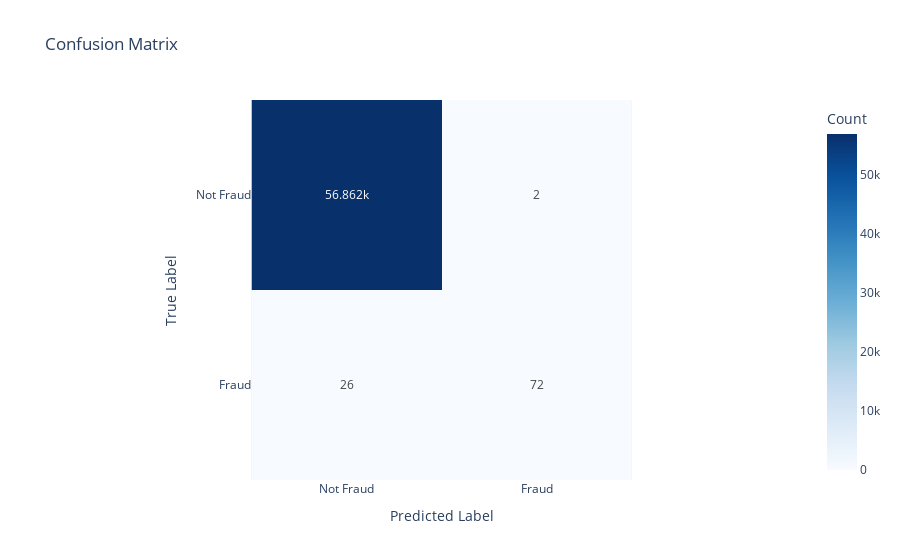

Notebook code for this chart:
### Code cell
model.fit(X_train.drop(columns=['Amount', 'Time']), y_train)
y_pred = model.predict(X_test.drop(columns=['Amount', 'Time']))

print(classification_report(y_test, y_pred))
px.imshow(confusion_matrix(y_test, y_pred),
    labels=dict(x="Predicted Label", y="True Label", color="Count"),
    x=["Not Fraud", "Fraud"],
    y=["Not Fraud", "Fraud"],
    title="Confusion Matrix",
    text_auto=True,
    color_continuous_scale='Blues'
).show()

### Figure 1 — Plotly figure (JSON) as saved in the notebook; plotly's stock layout.template omitted (floating-point values rounded to 4 significant figures)
{"data": [{"coloraxis": "coloraxis", "hovertemplate": "Predicted Label: %{x}<br>True Label: %{y}<br>Count: %{z}<extra></extra>", "name": "0", "texttemplate": "%{z}", "type": "heatmap", "x": ["Not Fraud", "Fraud"], "xaxis": "x", "y": ["Not Fraud", "Fraud"], "yaxis": "y", "z": [[56862, 2], [26, 72]]}], "layout": {"coloraxis": {"colorbar": {"title": {"text": "Count"}}, "colorscale": [[0, "rgb(247,251,255)"], [0.125, "rgb(222,235,247)"], [0.25, "rgb(198,219,239)"], [0.375, "rgb(158,202,225)"], [0.5, "rgb(107,174,214)"], [0.625, "rgb(66,146,198)"], [0.75, "rgb(33,113,181)"], [0.875, "rgb(8,81,156)"], [1, "rgb(8,48,107)"]]}, "title": {"text": "Confusion Matrix"}, "xaxis": {"anchor": "y", "constrain": "domain", "domain": [0, 1], "scaleanchor": "y", "title": {"text": "Predicted Label"}}, "yaxis": {"anchor": "x", "autorange": "reversed", "constrain": "domain", "domain": [0, 1], "title": {"text": "True Label"}}}}
